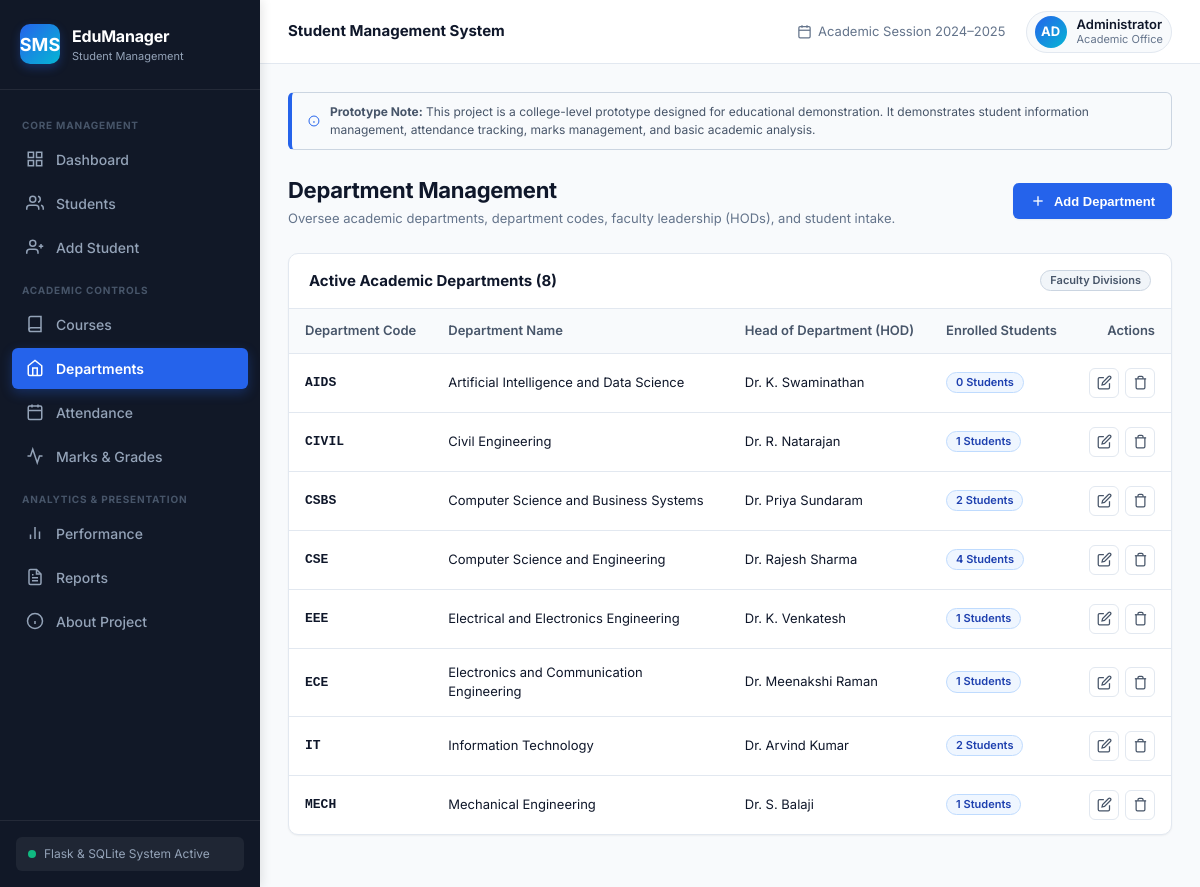
The page /departments on the database its author committed.
### tables this page shows
CREATE TABLE departments (
            id INTEGER PRIMARY KEY AUTOINCREMENT,
            name TEXT NOT NULL UNIQUE,
            code TEXT NOT NULL UNIQUE,
            hod TEXT NOT NULL
        );

### app.py (the view)
@app.route("/departments")
def departments_view():
    departments = get_all_departments()
    return render_template("departments.html", active_page="departments", departments=departments)

### database.py (called while the page is built)
def get_db_connection():
    if not os.path.exists(DB_DIR):
        os.makedirs(DB_DIR, exist_ok=True)
    conn = sqlite3.connect(DB_PATH)
    conn.row_factory = sqlite3.Row
    conn.execute("PRAGMA foreign_keys = ON")
    return conn

def get_all_departments():
    conn = get_db_connection()
    rows = conn.execute("""
        SELECT d.*, COUNT(s.id) as student_count
        FROM departments d
        LEFT JOIN students s ON s.department_id = d.id
        GROUP BY d.id
        ORDER BY d.name ASC
    """).fetchall()
    conn.close()
    return [dict(r) for r in rows]

### templates/departments.html (shortened to what this page needs)
{% extends "base.html" %}
{% block content %}
<div class="page-header">
    <div>
        <h2 class="page-title">Department Management</h2>
        <p class="page-subtitle">Oversee academic departments, department codes, faculty leadership (HODs), and student intake.</p>
    </div>
    <div class="header-actions">
        <button type="button" class="btn btn-primary" onclick="openAddDeptModal()">
            <svg width="16" height="16" viewBox="0 0 24 24" fill="none" stroke="currentColor" stroke-width="2"><line x1="12" y1="5" x2="12" y2="19"></line><line x1="5" y1="12" x2="19" y2="12"></line></svg>
            <span>Add Department</span>
        </button>
    </div>
</div>
<div class="table-card">
    <div class="table-card-header">
        <h3 class="table-card-title">Active Academic Departments ({{ departments|length }})</h3>
        <span class="badge badge-secondary">Faculty Divisions</span>
    </div>
    <div class="table-responsive">
        <table class="data-table">
            <thead>
                <tr>
                    <th>Department Code</th>
                    <th>Department Name</th>
                    <th>Head of Department (HOD)</th>
                    <th>Enrolled Students</th>
                    <th style="text-align: right;">Actions</th>
                </tr>
            </thead>
            <tbody>
                {% if departments %}
                    {% for d in departments %}
                        <tr>
                            <td><strong><code>{{ d.code }}</code></strong></td>
                            <td>{{ d.name }}</td>
                            <td>{{ d.hod }}</td>
                            <td>
                                <span class="badge badge-info">{{ d.student_count }} Students</span>
                            </td>
                            <td style="text-align: right;">
                                <div class="action-buttons" style="justify-content: flex-end;">
                                    <button type="button" class="icon-btn" title="Edit Department" onclick="openEditDeptModal({{ d.id }}, '{{ d.name|escape }}', '{{ d.code|escape }}', '{{ d.hod|escape }}')">
                                        <svg width="15" height="15" viewBox="0 0 24 24" fill="none" stroke="currentColor" stroke-width="2"><path d="M11 4H4a2 2 0 0 0-2 2v14a2 2 0 0 0 2 2h14a2 2 0 0 0 2-2v-7"></path><path d="M18.5 2.5a2.121 2.121 0 0 1 3 3L12 15l-4 1 1-4 9.5-9.5z"></path></svg>
                                    </button>
                                    <button type="button" class="icon-btn delete" title="Delete Department" onclick="confirmAction('Are you sure you want to delete department {{ d.name }}?', '{{ url_for('delete_department_action', dept_id=d.id) }}')">
                                        <svg width="15" height="15" viewBox="0 0 24 24" fill="none" stroke="currentColor" stroke-width="2"><polyline points="3 6 5 6 21 6"></polyline><path d="M19 6v14a2 2 0 0 1-2 2H7a2 2 0 0 1-2-2V6m3 0V4a2 2 0 0 1 2-2h4a2 2 0 0 1 2 2v2"></path></svg>
                                    </button>
                                </div>
                            </td>
                        </tr>
                    {% endfor %}
                {% else %}
                    <tr>
                        <td colspan="5" style="text-align: center; color: var(--text-muted); padding: 24px;">No departments found.</td>
                    </tr>
                {% endif %}
            </tbody>
        </table>
    </div>
</div>
{% endblock %}

### static/css/style.css (style rules this page uses)
:root { --primary-dark: #0f172a; --sidebar-bg: #111827; --sidebar-hover: #1f2937; --sidebar-active: #2563eb; --sidebar-text: #94a3b8; --sidebar-text-active: #ffffff; --brand-blue: #2563eb; --brand-blue-hover: #1d4ed8; --brand-cyan: #06b6d4; --brand-indigo: #4f46e5; --bg-main: #f8fafc; --card-bg: #ffffff; --border-color: #e2e8f0; --border-focus: #3b82f6; --text-primary: #0f172a; --text-secondary: #475569; --text-muted: #64748b; --text-light: #94a3b8; --success: #10b981; --success-bg: #ecfdf5; --success-text: #065f46; --success-border: #a7f3d0; --warning: #f59e0b; --warning-bg: #fffbeb; --warning-text: #92400e; --warning-border: #fde68a; --danger: #ef4444; --danger-bg: #fef2f2; --danger-text: #991b1b; --danger-border: #fecaca; --info: #3b82f6; --info-bg: #eff6ff; --info-text: #1e40af; --info-border: #bfdbfe; --shadow-sm: 0 1px 2px 0 rgb(0 0 0 / 0.05); --shadow-md: 0 4px 6px -1px rgb(0 0 0 / 0.07), 0 2px 4px -2px rgb(0 0 0 / 0.05); --shadow-lg: 0 10px 15px -3px rgb(0 0 0 / 0.08), 0 4px 6px -4px rgb(0 0 0 / 0.05); --radius-sm: 6px; --radius-md: 10px; --radius-lg: 14px; --transition: all 0.2s cubic-bezier(0.4, 0, 0.2, 1); }
*, *::before, *::after { box-sizing: border-box; margin: 0; padding: 0; }
body { font-family: 'Inter', -apple-system, BlinkMacSystemFont, 'Segoe UI', Roboto, sans-serif; background-color: var(--bg-main); color: var(--text-primary); line-height: 1.5; font-size: 14px; min-height: 100vh; display: flex; }
.page-header { display: flex; align-items: center; justify-content: space-between; margin-bottom: 24px; flex-wrap: wrap; gap: 16px; }
.page-title { font-size: 22px; font-weight: 700; color: var(--text-primary); letter-spacing: -0.3px; }
.page-subtitle { font-size: 13px; color: var(--text-muted); margin-top: 2px; }
.header-actions { display: flex; align-items: center; gap: 12px; }
.btn { display: inline-flex; align-items: center; justify-content: center; gap: 8px; padding: 9px 16px; font-size: 13px; font-weight: 600; border-radius: var(--radius-sm); border: 1px solid transparent; cursor: pointer; transition: var(--transition); text-decoration: none; }
.btn-primary { background-color: var(--brand-blue); color: #ffffff; box-shadow: var(--shadow-sm); }
.table-card { background-color: var(--card-bg); border: 1px solid var(--border-color); border-radius: var(--radius-md); box-shadow: var(--shadow-sm); overflow: hidden; margin-bottom: 24px; }
.table-card-header { padding: 16px 20px; border-bottom: 1px solid var(--border-color); display: flex; align-items: center; justify-content: space-between; flex-wrap: wrap; gap: 12px; }
.table-card-title { font-size: 15px; font-weight: 700; }
.table-responsive { width: 100%; overflow-x: auto; }
.data-table { width: 100%; border-collapse: collapse; text-align: left; font-size: 13px; }
.data-table th { background-color: #f8fafc; padding: 12px 16px; font-weight: 600; color: var(--text-secondary); border-bottom: 1px solid var(--border-color); white-space: nowrap; }
.data-table td { padding: 14px 16px; border-bottom: 1px solid var(--border-color); color: var(--text-primary); vertical-align: middle; }
.data-table tbody tr:last-child td { border-bottom: none; }
.badge { display: inline-flex; align-items: center; gap: 5px; padding: 3px 9px; border-radius: 20px; font-size: 11px; font-weight: 600; line-height: 1.2; }
.badge-info { background-color: var(--info-bg); color: var(--info-text); border: 1px solid var(--info-border); }
.badge-secondary { background-color: #f1f5f9; color: #475569; border: 1px solid #cbd5e1; }
.action-buttons { display: flex; align-items: center; gap: 6px; }
.icon-btn { width: 30px; height: 30px; border-radius: var(--radius-sm); display: inline-flex; align-items: center; justify-content: center; border: 1px solid var(--border-color); background: #ffffff; color: var(--text-secondary); cursor: pointer; transition: var(--transition); }

### rows shown on the page
departments: code "AIDS", name "Artificial Intelligence and Data Science", hod "Dr. K. Swaminathan", student_count "0"
departments: code "CIVIL", name "Civil Engineering", hod "Dr. R. Natarajan", student_count "1"
departments: code "CSBS", name "Computer Science and Business Systems", hod "Dr. Priya Sundaram", student_count "2"
departments: code "CSE", name "Computer Science and Engineering", hod "Dr. Rajesh Sharma", student_count "4"
departments: code "EEE", name "Electrical and Electronics Engineering", hod "Dr. K. Venkatesh", student_count "1"
departments: code "ECE", name "Electronics and Communication Engineering", hod "Dr. Meenakshi Raman", student_count "1"
departments: code "IT", name "Information Technology", hod "Dr. Arvind Kumar", student_count "2"
departments: code "MECH", name "Mechanical Engineering", hod "Dr. S. Balaji", student_count "1"

### other values the page prints
{{ departments|length }} "8"
